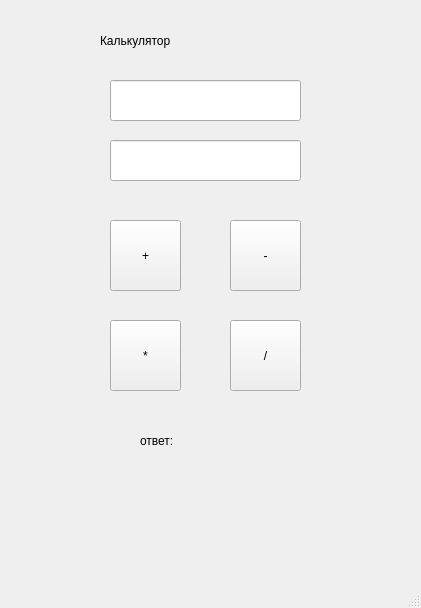
<?xml version="1.0" encoding="UTF-8"?>
<ui version="4.0">
 <class>MainWindow</class>
 <widget class="QMainWindow" name="MainWindow">
  <property name="geometry">
   <rect>
    <x>0</x>
    <y>0</y>
    <width>421</width>
    <height>608</height>
   </rect>
  </property>
  <property name="windowTitle">
   <string>MainWindow</string>
  </property>
  <widget class="QWidget" name="centralwidget">
   <widget class="QLabel" name="label">
    <property name="geometry">
     <rect>
      <x>100</x>
      <y>20</y>
      <width>211</width>
      <height>41</height>
     </rect>
    </property>
    <property name="styleSheet">
     <string notr="true">font: 20pt &quot;MS Shell Dlg 2&quot;;</string>
    </property>
    <property name="text">
     <string>Калькулятор</string>
    </property>
   </widget>
   <widget class="QLineEdit" name="input1">
    <property name="geometry">
     <rect>
      <x>110</x>
      <y>80</y>
      <width>191</width>
      <height>41</height>
     </rect>
    </property>
   </widget>
   <widget class="QLineEdit" name="input2">
    <property name="geometry">
     <rect>
      <x>110</x>
      <y>140</y>
      <width>191</width>
      <height>41</height>
     </rect>
    </property>
   </widget>
   <widget class="QPushButton" name="add">
    <property name="geometry">
     <rect>
      <x>110</x>
      <y>220</y>
      <width>71</width>
      <height>71</height>
     </rect>
    </property>
    <property name="styleSheet">
     <string notr="true">font: 75 16pt &quot;MS Shell Dlg 2&quot;;</string>
    </property>
    <property name="text">
     <string>+</string>
    </property>
   </widget>
   <widget class="QPushButton" name="take">
    <property name="geometry">
     <rect>
      <x>230</x>
      <y>220</y>
      <width>71</width>
      <height>71</height>
     </rect>
    </property>
    <property name="styleSheet">
     <string notr="true">font: 75 16pt &quot;MS Shell Dlg 2&quot;;</string>
    </property>
    <property name="text">
     <string>-</string>
    </property>
   </widget>
   <widget class="QPushButton" name="mult">
    <property name="geometry">
     <rect>
      <x>110</x>
      <y>320</y>
      <width>71</width>
      <height>71</height>
     </rect>
    </property>
    <property name="styleSheet">
     <string notr="true">font: 75 16pt &quot;MS Shell Dlg 2&quot;;</string>
    </property>
    <property name="text">
     <string>*</string>
    </property>
   </widget>
   <widget class="QPushButton" name="div">
    <property name="geometry">
     <rect>
      <x>230</x>
      <y>320</y>
      <width>71</width>
      <height>71</height>
     </rect>
    </property>
    <property name="styleSheet">
     <string notr="true">font: 75 16pt &quot;MS Shell Dlg 2&quot;;</string>
    </property>
    <property name="text">
     <string>/</string>
    </property>
   </widget>
   <widget class="QLabel" name="res">
    <property name="geometry">
     <rect>
      <x>140</x>
      <y>420</y>
      <width>131</width>
      <height>41</height>
     </rect>
    </property>
    <property name="styleSheet">
     <string notr="true">font: 20pt &quot;MS Shell Dlg 2&quot;;</string>
    </property>
    <property name="text">
     <string>ответ:</string>
    </property>
   </widget>
  </widget>
  <widget class="QMenuBar" name="menubar">
   <property name="geometry">
    <rect>
     <x>0</x>
     <y>0</y>
     <width>421</width>
     <height>27</height>
    </rect>
   </property>
  </widget>
  <widget class="QStatusBar" name="statusbar"/>
 </widget>
 <resources/>
 <connections/>
</ui>
